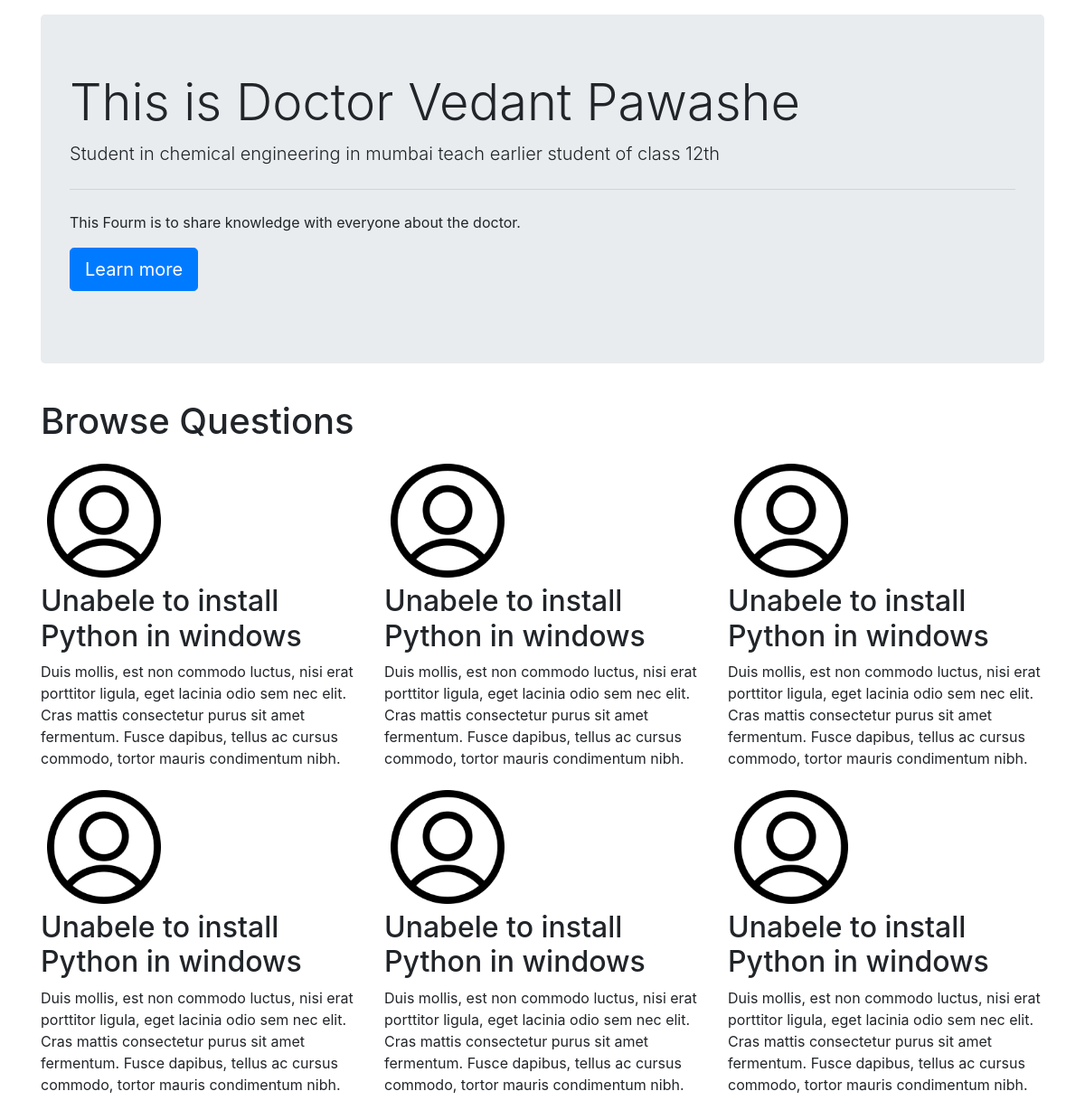
/thread.php?catid=2, run on the app's committed database.
### tables this page shows
CREATE TABLE `thread` (
  `id` int(11) NOT NULL,
  `username` varchar(191) NOT NULL,
  `category_description` varchar(191) NOT NULL
);

### thread.php (the view, shortened to what this page needs)
<!doctype html>
<html lang="en">
<head>
    <link rel="stylesheet" href="https://cdn.jsdelivr.net/npm/bootstrap@4.0.0/dist/css/bootstrap.min.css"
>
</head>
<body>
    <?php
 include 'dbconnect.php';
 $id=$_GET['catid'];
 $sql="SELECT * FROM `thread` WHERE id=$id";
 $result=mysqli_query($conn,$sql);
 while ($row = mysqli_fetch_assoc($result)) {
    $catname=$row['username'];
    $catdesc=$row['category_description'];
 }
?>
    <div class="container my-3">
        <div class="jumbotron">
            <h1 class="display-4">This is Doctor <?php echo $catname;?> </h1>
            <p class="lead"><?php echo $catdesc;?></p>
            <hr class="my-4">
            <p>This Fourm is to share knowledge with everyone about the doctor.</p>
            <p class="lead">
                <a class="btn btn-primary btn-lg" href="#" role="button">Learn more</a>
            </p>
        </div>
    </div>
    <div class="container">
        <h1 class="py-2">Browse Questions</h1>
        <div class="row">
            <div class="col-lg-4">
                <img class="rounded-circle"
                    src="img/username.png"
                    alt="Generic placeholder image" width="140" height="140">
                <h2>Unabele  to install Python in windows</h2>
                <p>Duis mollis, est non commodo luctus, nisi erat porttitor ligula, eget lacinia odio sem nec elit. Cras
                    mattis consectetur purus sit amet fermentum. Fusce dapibus, tellus ac cursus commodo, tortor mauris
                    condimentum nibh.</p>
            </div>
            <div class="col-lg-4">
                <img class="rounded-circle"
                    src="img/username.png"
                    alt="Generic placeholder image" width="140" height="140">
                <h2>Unabele  to install Python in windows</h2>
                <p>Duis mollis, est non commodo luctus, nisi erat porttitor ligula, eget lacinia odio sem nec elit. Cras
                    mattis consectetur purus sit amet fermentum. Fusce dapibus, tellus ac cursus commodo, tortor mauris
                    condimentum nibh.</p>
            </div>
            <div class="col-lg-4">
                <img class="rounded-circle"
                    src="img/username.png"
                    alt="Generic placeholder image" width="140" height="140">
                <h2>Unabele  to install Python in windows</h2>
                <p>Duis mollis, est non commodo luctus, nisi erat porttitor ligula, eget lacinia odio sem nec elit. Cras
                    mattis consectetur purus sit amet fermentum. Fusce dapibus, tellus ac cursus commodo, tortor mauris
                    condimentum nibh.</p>
            </div>
            <div class="col-lg-4">
                <img class="rounded-circle"
                    src="img/username.png"
                    alt="Generic placeholder image" width="140" height="140">
                <h2>Unabele  to install Python in windows</h2>
                <p>Duis mollis, est non commodo luctus, nisi erat porttitor ligula, eget lacinia odio sem nec elit. Cras
                    mattis consectetur purus sit amet fermentum. Fusce dapibus, tellus ac cursus commodo, tortor mauris
                    condimentum nibh.</p>
            </div>
            <div class="col-lg-4">
                <img class="rounded-circle"
                    src="img/username.png"
                    alt="Generic placeholder image" width="140" height="140">
                <h2>Unabele  to install Python in windows</h2>
                <p>Duis mollis, est non commodo luctus, nisi erat porttitor ligula, eget lacinia odio sem nec elit. Cras
                    mattis consectetur purus sit amet fermentum. Fusce dapibus, tellus ac cursus commodo, tortor mauris
                    condimentum nibh.</p>
            </div>
            <div class="col-lg-4">
                <img class="rounded-circle"
                    src="img/username.png"
                    alt="Generic placeholder image" width="140" height="140">
                <h2>Unabele  to install Python in windows</h2>
                <p>Duis mollis, est non commodo luctus, nisi erat porttitor ligula, eget lacinia odio sem nec elit. Cras
                    mattis consectetur purus sit amet fermentum. Fusce dapibus, tellus ac cursus commodo, tortor mauris
                    condimentum nibh.</p>
            </div>
        </div>
    </div>
</body>
</html>

### data on the page
thread: username "Vedant Pawashe", category_description "Student in chemical engineering in mumbai teach earlier student of class 12th"
